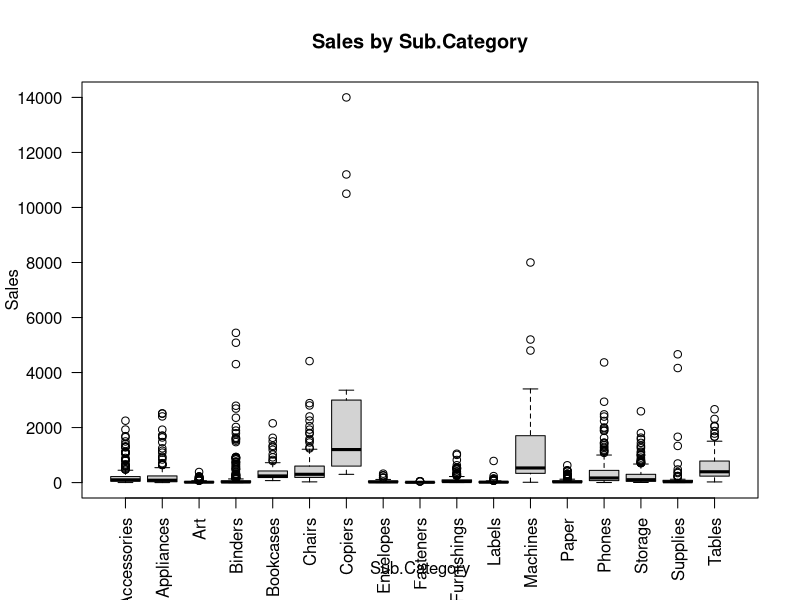
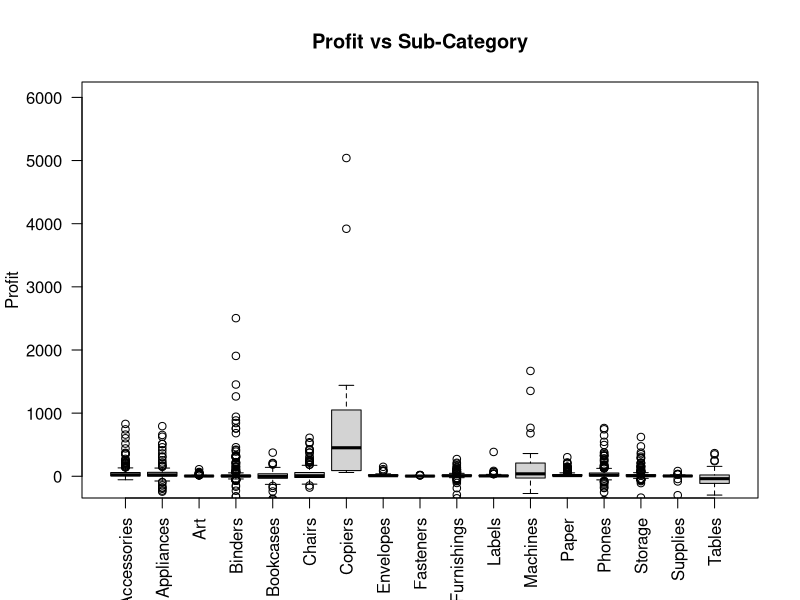
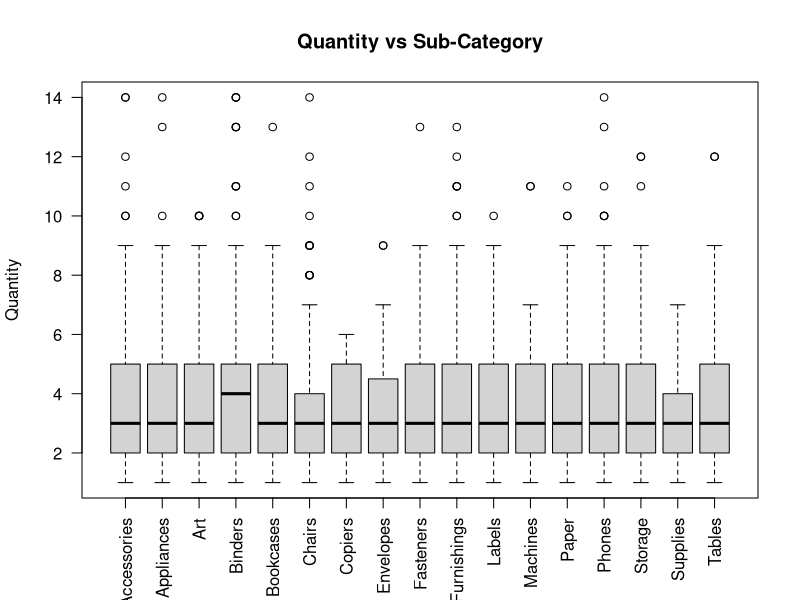
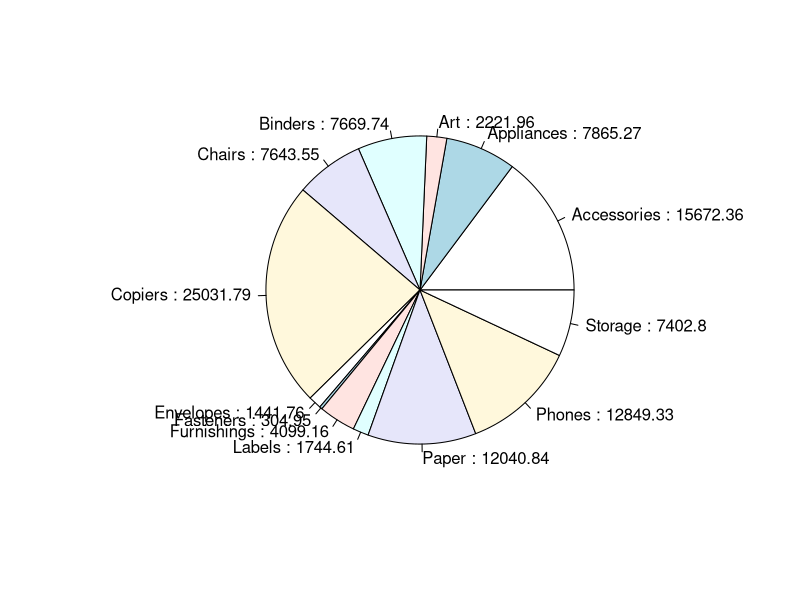
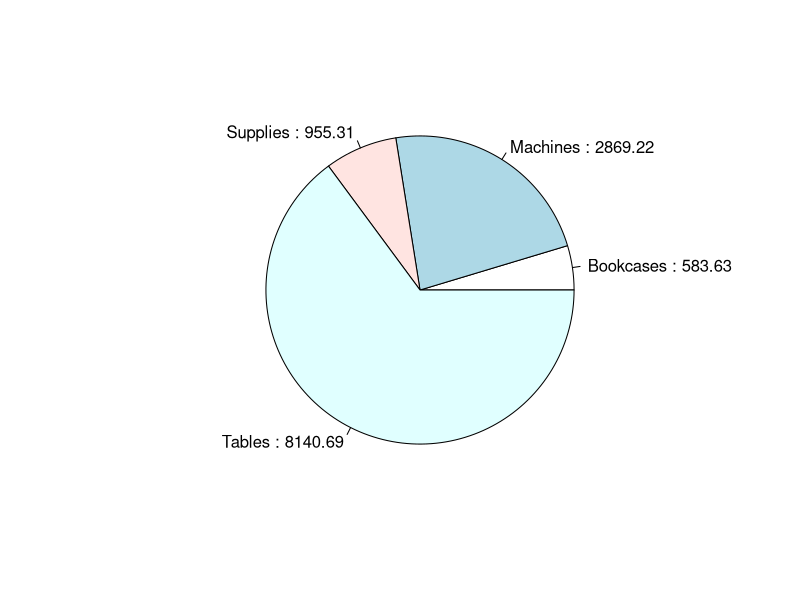
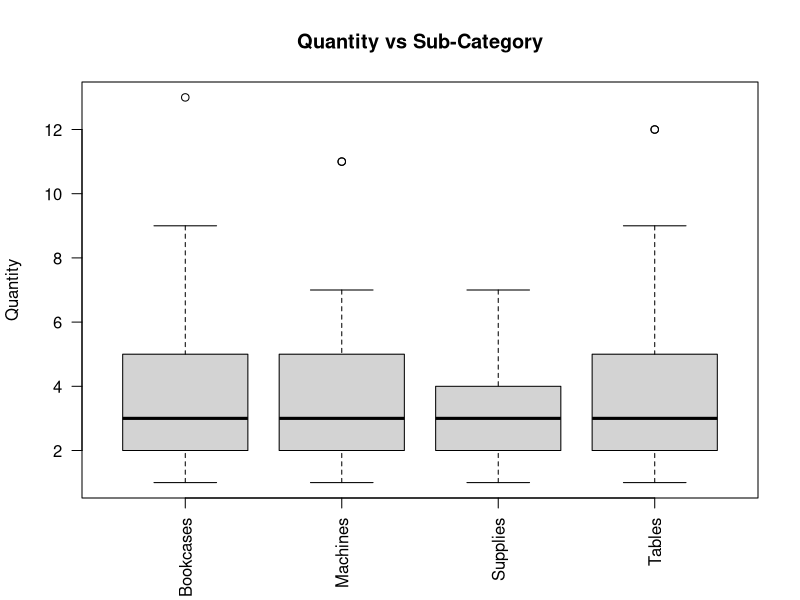

The R script that drew these images, in order:
data = read.csv("US  E-commerce records 2020_YC.csv")
library(psych)

#########################3-----Regression Test #1----###################################3
#Copiers produced the most sales

summary(lm(Sales ~ factor(data$Sub.Category), data = data))


boxplot(data$Sales ~ factor(data$Sub.Category),
        main = "Sales by Sub.Category",
        xlab = "Sub.Category",
        ylab = "Sales", 
        las=2)
dev.off()

#######################3---------Stat Tests-----------#################################
#Profit vs SubCategory

#Statistical Test 1: ANOVA

#Conclusion: Copiers Produced the most profit:

#------Test 1
summary(aov(Profit ~ Sub.Category, data = data))

#--- Chart 1
boxplot(data$Profit~factor(data$Sub.Category),
     main = "Profit vs Sub-Category",
     xlab=" ",
     ylab = "Profit", 
     las=2,
     ylim= c(-100,6000)
)
#-----------------------------------------------------------------------------------------
#---  Test 2-----------

summary(aov(Quantity ~ Sub.Category, data = data))

#-----Chart 2

boxplot(data$Quantity~factor(data$Sub.Category),
     main = "Quantity vs Sub-Category",
     xlab=" ",
     ylab = "Quantity", 
     las=2,
    )


##########################--------CHARTS-----------##########################


profit = aggregate(Profit ~ Sub.Category, data = data, sum)

#------------Gains--------------#
positive = profit[profit$Profit > 0, ]

pie(positive$Profit, 
    labels=paste(positive$Sub.Category, ":", round(positive$Profit,digits= 2))
)

dev.off()


#-----------Losses---------#

negative = profit[profit$Profit < 0, ]

negative$Profit= negative$Profit*-1

pie(negative$Profit, 
    labels=paste(negative$Sub.Category, ":", round(negative$Profit,digits= 2))
    )

dev.off()

#################### Quantity vs Profit(Loss) #####################

loss = data[data$Sub.Category=='Tables'| 
              data$Sub.Category=='Supplies'| 
              data$Sub.Category=='Machines'| 
              data$Sub.Category=='Bookcases', 
            ]

summary(aov(Quantity ~ Sub.Category, data = loss))


boxplot(loss$Quantity~factor(loss$Sub.Category),
        main = "Quantity vs Sub-Category",
        xlab=" ",
        ylab = "Quantity", 
        las=2,
)














